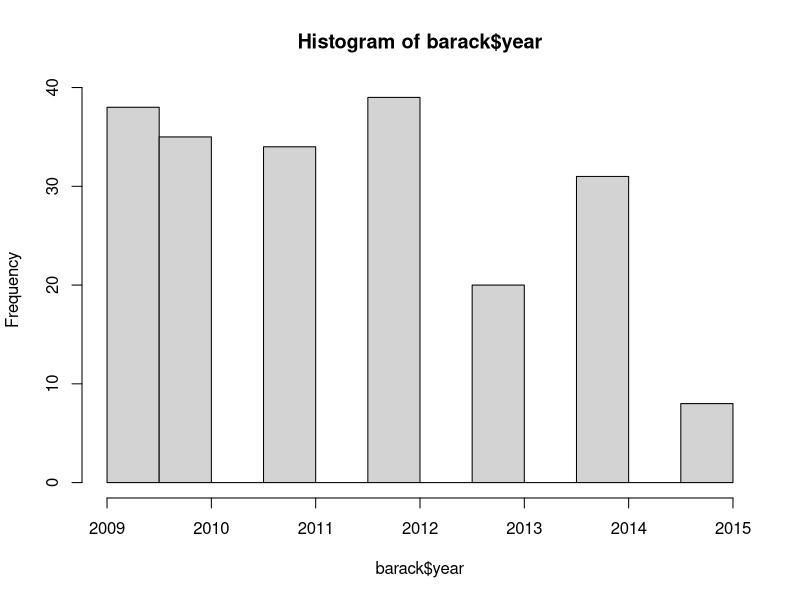
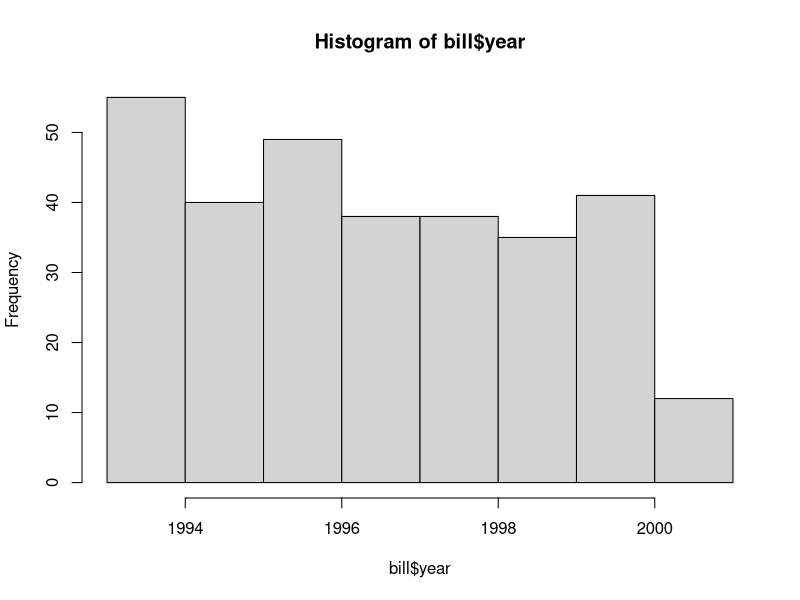
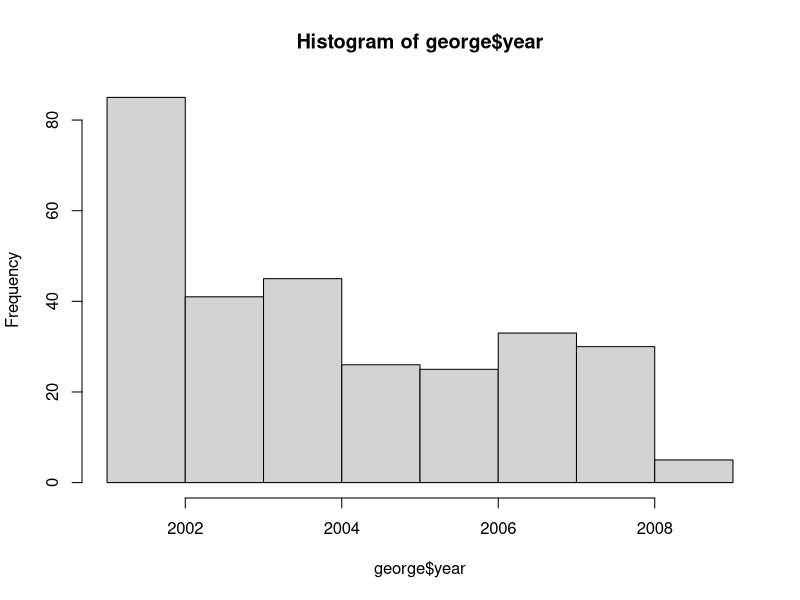
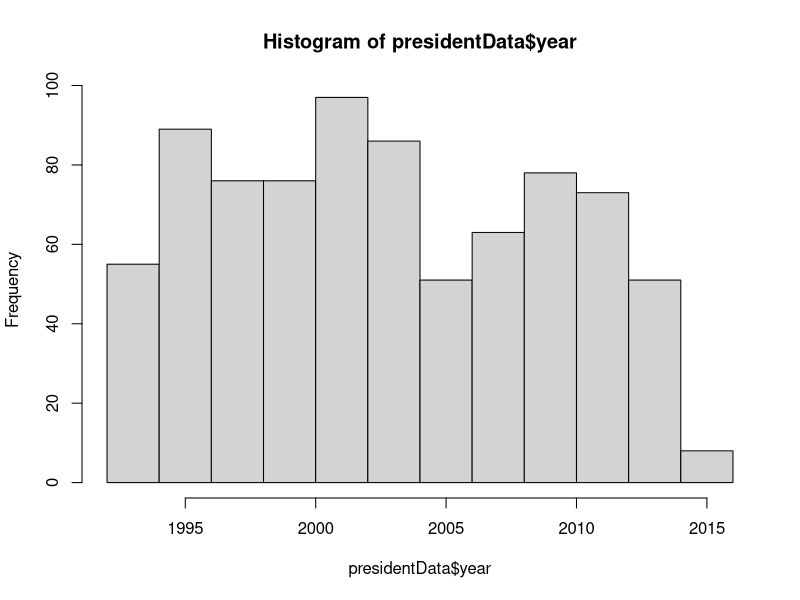

Here is the R script that generated these plots, in order:
barack = read.csv(file = "documents_signed_by_barack_obama_of_type_presidential_document_and_of_presidential_document_type_executive_order.csv", header = TRUE)
bill = read.csv(file="documents_signed_by_william_j_clinton_of_type_presidential_document_and_of_presidential_document_type_executive_order.csv", header = TRUE)
george = read.csv(file="documents_signed_by_george_w_bush_of_type_presidential_document_and_of_presidential_document_type_executive_order.csv", header = TRUE)

barack$president = "Obama"
bill$president="Clinton"
george$president="Bush"


#install.packages("stringr")
library(stringr)

barack$year <- str_sub(barack$signing_date,-4,-1)
bill$year <- str_sub(bill$signing_date,-4,-1)
george$year <- str_sub(george$signing_date,-4,-1)

barack$year <- as.numeric(barack$year)
bill$year <- as.numeric(bill$year)
george$year <- as.numeric(george$year)

hist(barack$year)
hist(bill$year)
hist(george$year)

presidentData <- barack
presidentData <- rbind(presidentData,bill)
presidentData <- rbind(presidentData,george)

hist(presidentData$year)

write.csv(presidentData, file = "PresidentialExecutiveOrders.csv")
